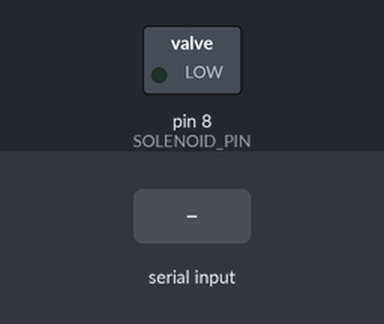
A sketch run on a simulated Arduino Uno, built with avr-gcc and run on an emulated ATmega328P. On the bench: switched loads named in the sketch (green lamp = pin HIGH). The test bench sets the inputs (shaded band).

Above: at 1.2 s.
1.3 s: "p" received over Serial
Timing chart, 0 to 4.3 s (numbered marks = the images above; inputs shaded):
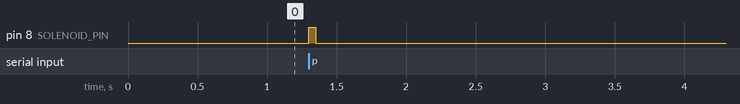

The sketch:

one-reward.ino
```cpp
const byte SOLENOID_PIN = 8;

const unsigned long PULSE_MS = 50;

bool pulseActive = false;
unsigned long pulseStartTime = 0;

void setup() {
  pinMode(SOLENOID_PIN, OUTPUT);
  digitalWrite(SOLENOID_PIN, LOW);

  Serial.begin(115200);
}

void loop() {
  // Receive trigger from Python
  while (Serial.available() > 0) {
    char command = Serial.read();

    if (command == 'p') {
      startPulse();
    }

    if (command == '0') {
      stopPulse();
    }
  }

  // End pulse after 50 ms
  if (pulseActive && millis() - pulseStartTime >= PULSE_MS) {
    stopPulse();
  }
}

void startPulse() {
  digitalWrite(SOLENOID_PIN, HIGH);
  pulseActive = true;
  pulseStartTime = millis();
}

void stopPulse() {
  digitalWrite(SOLENOID_PIN, LOW);
  pulseActive = false;
}
```

Measured:
- after the input at 1.3 s, pin 8 (SOLENOID_PIN): LOW → HIGH at once, → LOW 0.05 s later
